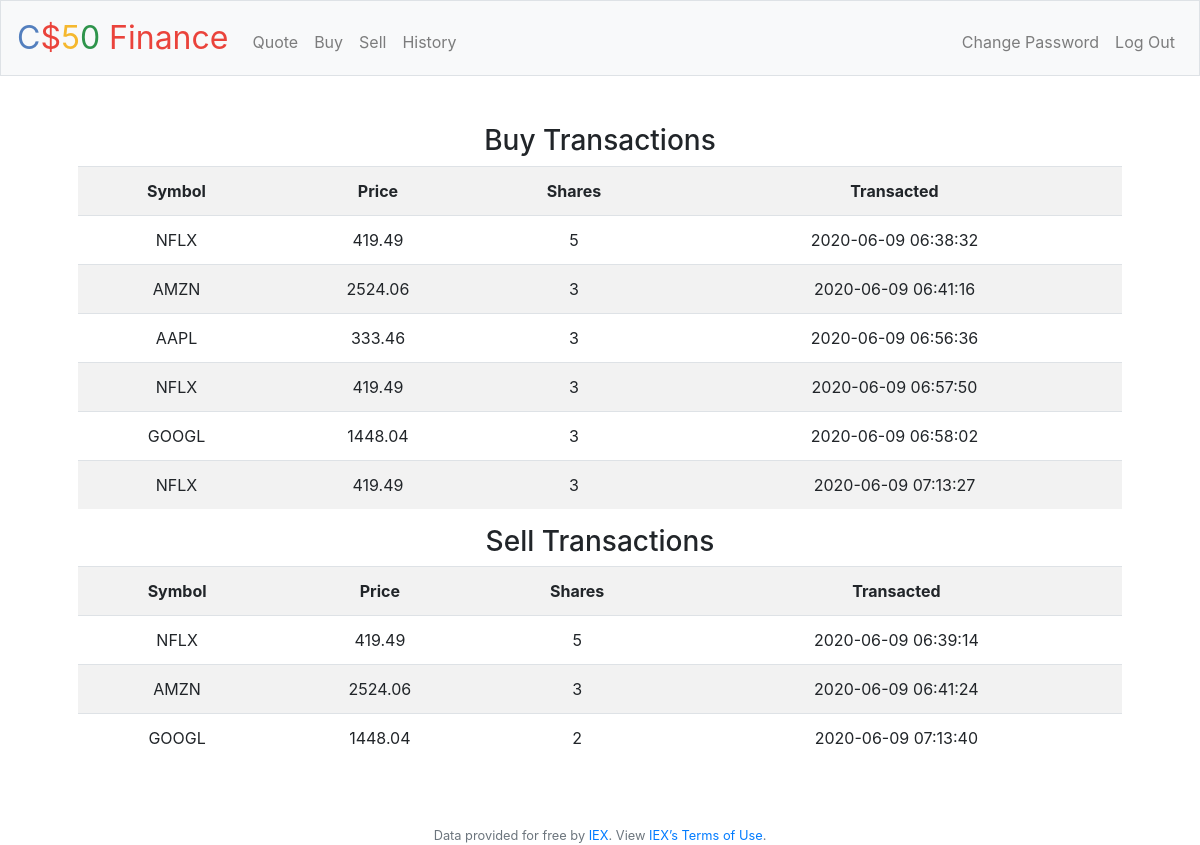
Screenshot of /history (signed in) with the database file from the repository.
### tables this page shows
CREATE TABLE 'stocks_buy' ('id' integer NOT NULL, 'buy_name' varchar(10) NOT NULL, 'buy_price' integer NOT NULL, 'buy_shares' integer NOT NULL, 'timestamp'  datetime NOT NULL DEFAULT CURRENT_TIMESTAMP  );

CREATE TABLE 'stocks_sell' ('id' integer NOT NULL, 'sell_name' varchar(10) NOT NULL, 'sell_price' integer NOT NULL, 'sell_shares' integer NOT NULL, 'timestamp'  datetime NOT NULL DEFAULT CURRENT_TIMESTAMP  );

### pset8/finance/application.py (the view)
@app.route("/history")
@login_required
def history():
    buy_rows = db.execute("SELECT buy_name, buy_price, buy_shares, timestamp FROM stocks_buy WHERE id=?", session['user_id'])
    sell_rows = db.execute("SELECT sell_name, sell_price, sell_shares, timestamp FROM stocks_sell WHERE id=?", session['user_id'])
    buy_list = []
    sell_list = []
    n_buy = len(buy_rows)
    n_sell = len(sell_rows)
    for i in range(n_buy):
        name = buy_rows[i]['buy_name']
        price = buy_rows[i]['buy_price']
        shares = buy_rows[i]['buy_shares']
        time = buy_rows[i]['timestamp']
        buy_list.append([name, price, shares, time])
    for i in range(n_sell):
        name = sell_rows[i]['sell_name']
        price = sell_rows[i]['sell_price']
        shares = sell_rows[i]['sell_shares']
        time = sell_rows[i]['timestamp']
        sell_list.append([name, price, shares, time])
    return render_template("history.html", buy=buy_list, sell=sell_list)

### pset8/finance/application.py (called while the page is built)
@app.after_request
def after_request(response):
    response.headers["Cache-Control"] = "no-cache, no-store, must-revalidate"
    response.headers["Expires"] = 0
    response.headers["Pragma"] = "no-cache"
    return response

### pset8/finance/helpers.py (called while the page is built)
def login_required(f):
    @wraps(f)
    def decorated_function(*args, **kwargs):
        if session.get("user_id") is None:
            return redirect("/login")
        return f(*args, **kwargs)
    return decorated_function

### pset8/finance/templates/history.html (shortened to what this page needs)
{% extends "layout.html" %}
{% block main %}
    <h3 align=center>Buy Transactions</h3>
    <table class="table table-striped">
        <tr>
            <th>Symbol</th>
            <th>Price</th>
            <th>Shares</th>
            <th>Transacted</th>
        </tr>
        {% for row in buy %}
            <tr>
                <td>{{row[0]}}</td>
                <td>{{row[1]}}</td>
                <td>{{row[2]}}</td>
                <td>{{row[3]}}</td>
            </tr>
        {% endfor %}
    </table>
    <h3 align=center>Sell Transactions</h3>
    <table class="table table-striped">
        <tr>
            <th>Symbol</th>
            <th>Price</th>
            <th>Shares</th>
            <th>Transacted</th>
        </tr>
        {% for row in sell %}
            <tr>
                <td>{{row[0]}}</td>
                <td>{{row[1]}}</td>
                <td>{{row[2]}}</td>
                <td>{{row[3]}}</td>
            </tr>
        {% endfor %}
    </table>
{% endblock %}

### pset8/finance/templates/layout.html (shortened to what this page needs)
<!DOCTYPE html>
<html lang="en">
    <head>
        <link href="https://maxcdn.bootstrapcdn.com/bootstrap/4.1.3/css/bootstrap.min.css" rel="stylesheet">
        <link href="/static/styles.css" rel="stylesheet">
    </head>
    <body>
        <nav class="navbar navbar-expand-md navbar-light bg-light border">
            <a class="navbar-brand" href="/"><span class="blue">C</span><span class="red">$</span><span class="yellow">5</span><span class="green">0</span> <span class="red">Finance</span></a>
            <div class="collapse navbar-collapse" id="navbar">
                {% if session.user_id %}
                    <ul class="navbar-nav mr-auto mt-2">
                        <li class="nav-item"><a class="nav-link" href="/quote">Quote</a></li>
                        <li class="nav-item"><a class="nav-link" href="/buy">Buy</a></li>
                        <li class="nav-item"><a class="nav-link" href="/sell">Sell</a></li>
                        <li class="nav-item"><a class="nav-link" href="/history">History</a></li>
                    </ul>
                    <ul class="navbar-nav ml-auto mt-2">
                        <li class="nav-item"><a class="nav-link" href="/change">Change Password</a></li>
                        <li class="nav-item"><a class="nav-link" href="/logout">Log Out</a></li>
                    </ul>
                {% else %}
                    <ul class="navbar-nav ml-auto mt-2">
                        <li class="nav-item"><a class="nav-link" href="/register">Register</a></li>
                        <li class="nav-item"><a class="nav-link" href="/login">Log In</a></li>
                    </ul>
                {% endif %}
            </div>
        </nav>
        <main class="container p-5">
            {% block main %}{% endblock %}
        </main>
        <footer class="small text-center text-muted">
            Data provided for free by <a href="https://iextrading.com/developer">IEX</a>. View <a href="https://iextrading.com/api-exhibit-a/">IEX’s Terms of Use</a>.
        </footer>
    </body>
</html>

### pset8/finance/static/styles.css (style rules this page uses)
nav .navbar-brand { font-size: xx-large; }
nav .navbar-brand .blue { color: #537fbe; }
nav .navbar-brand .red { color: #ea433b; }
nav .navbar-brand .yellow { color: #f5b82e; }
nav .navbar-brand .green { color: #2e944b; }
main { overflow-x: auto; text-align: center; }

### rows the page displays
stocks_buy: buy_name "NFLX", buy_price "419.49", buy_shares "5", timestamp "2020-06-09 06:38:32"
stocks_buy: buy_name "AMZN", buy_price "2524.06", buy_shares "3", timestamp "2020-06-09 06:41:16"
stocks_buy: buy_name "AAPL", buy_price "333.46", buy_shares "3", timestamp "2020-06-09 06:56:36"
stocks_buy: buy_name "NFLX", buy_price "419.49", buy_shares "3", timestamp "2020-06-09 06:57:50"
stocks_buy: buy_name "GOOGL", buy_price "1448.04", buy_shares "3", timestamp "2020-06-09 06:58:02"
stocks_buy: buy_name "NFLX", buy_price "419.49", buy_shares "3", timestamp "2020-06-09 07:13:27"
stocks_sell: sell_name "NFLX", sell_price "419.49", sell_shares "5", timestamp "2020-06-09 06:39:14"
stocks_sell: sell_name "AMZN", sell_price "2524.06", sell_shares "3", timestamp "2020-06-09 06:41:24"
stocks_sell: sell_name "GOOGL", sell_price "1448.04", sell_shares "2", timestamp "2020-06-09 07:13:40"
